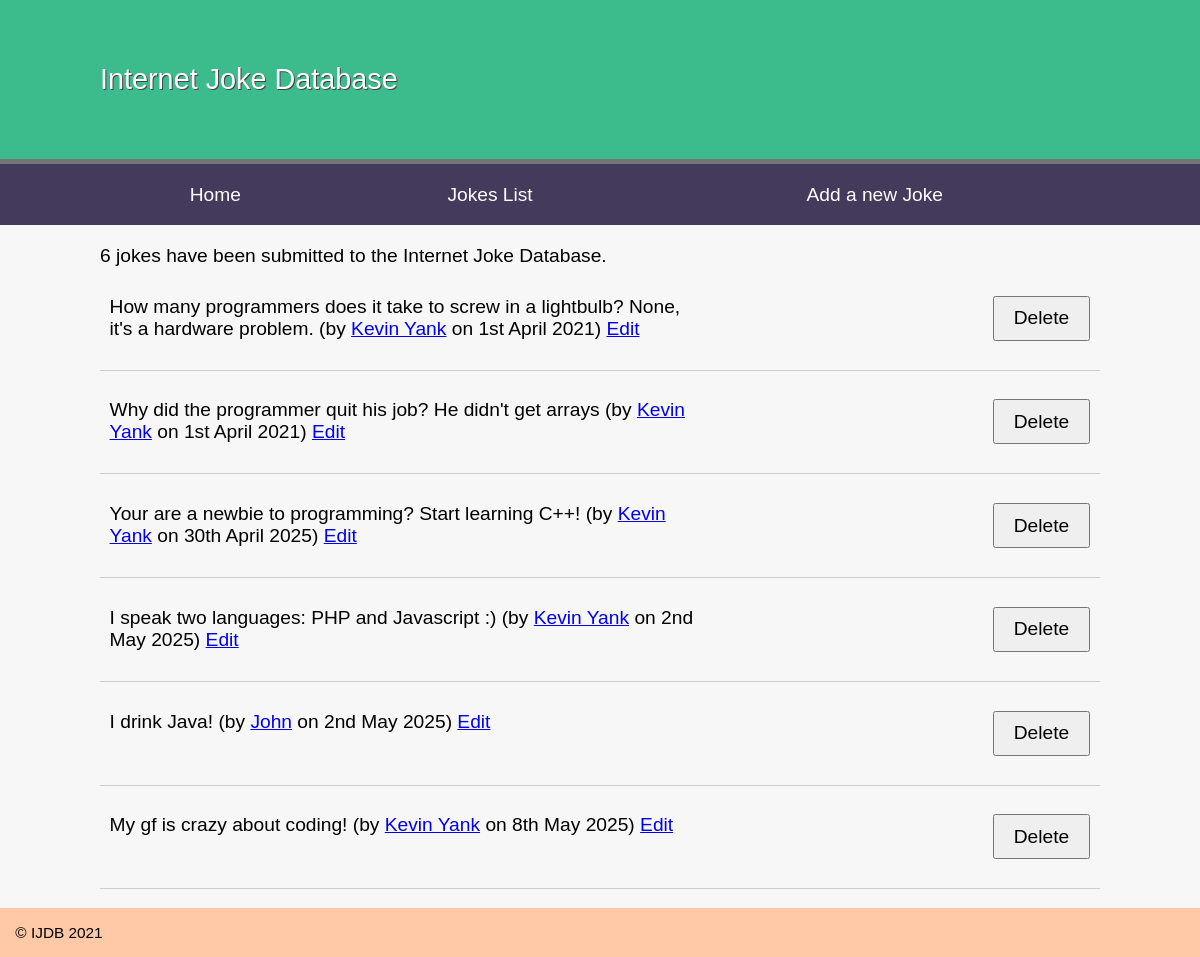
The app's page /oop_entry_point_template/public/index.php?action=list with its own data.
### tables this page shows
CREATE TABLE `joke` (
  `id` int(11) NOT NULL AUTO_INCREMENT,
  `joketext` text DEFAULT NULL,
  `jokedate` date NOT NULL,
  `authorid` int(11) DEFAULT NULL,
  PRIMARY KEY (`id`)
);

### oop_entry_point_template/public/index.php (called while the page is built, shortened)
<?php
function loadTemplate($templateFileName, $variables) {
    extract($variables);
    include  __DIR__ . '/../templates/' . $templateFileName;
    return ob_get_clean();
}
try {
    include __DIR__ . '/../includes/DatabaseConnection.php';
    include __DIR__ . '/../classes/DatabaseTable.php';
    include __DIR__ . '/../controllers/JokeController.php';
    $jokesTable = new DatabaseTable($pdo, 'joke', 'id');
    $authorsTable = new DatabaseTable($pdo, 'author', 'id');
    $jokeController = new JokeController($jokesTable, $authorsTable);
    $action = $_GET['action'] ?? 'home';
    $page = $jokeController->$action();
    $variables = $page['variables'] ?? [];
    $output = loadTemplate($page['template'], $variables);
} catch (PDOException $e) {
    $title = 'An error has occurred';
    $output = 'Database error: ' . $e->getMessage() . ' in ' .
    $e->getFile() . ':' . $e->getLine();
}
include  __DIR__ . '/../templates/layout.html.php';

### oop_entry_point_template/controllers/JokeController.php (called while the page is built, shortened)
<?php
class JokeController {
	private $authorsTable;
    private $jokesTable;
    public function __construct(DatabaseTable $jokesTable, DatabaseTable $authorsTable) {
        $this->jokesTable = $jokesTable;
        $this->authorsTable = $authorsTable;
    }
	public function list() {
	    $result = $this->jokesTable->findAll();
	    $jokes = [];
	    foreach ($result as $joke) {
	        $author = $this->authorsTable->find('id', $joke['authorid'])[0];
	        $jokes[] = [
	            'id' => $joke['id'],
	            'joketext' => $joke['joketext'],
	            'jokedate' => $joke['jokedate'],
	            'name' => $author['name'],
	            'email' => $author['email']
	        ];
	    }
	    $title = 'Joke list';
	    $totalJokes = $this->jokesTable->total();
	    return ['template' => 'jokes.html.php',
		    'title' => $title,
		    'variables' => [
		        'totalJokes' => $totalJokes,
		        'jokes' => $jokes
		    ]
		];
	}
}

### oop_entry_point_template/classes/DatabaseTable.php (called while the page is built, shortened)
<?php
class DatabaseTable {
    public function find($field, $value) {
        $query = 'SELECT * FROM `' . $this->table . '` WHERE `' . $field . '` = :value';
        $values = [
            'value' => $value
        ];
        $stmt = $this->pdo->prepare($query);
        $stmt->execute($values);
        return $stmt->fetchAll();
    }
    public function findAll() {
        $stmt = $this->pdo->prepare('SELECT * FROM `' . $this->table . '`');
        $stmt->execute();
        return $stmt->fetchAll();
    }
    public function total() {
        $stmt = $this->pdo->prepare('SELECT COUNT(*) FROM `' . $this->table . '`');
        $stmt->execute();
        $row = $stmt->fetch();
        return $row[0];
    }
}

### oop_entry_point_template/templates/jokes.html.php (the view, shortened to what this page needs)
<p><?=$totalJokes?> jokes have been submitted to the Internet Joke Database.</p>
<?php foreach ($jokes as $joke): ?>
<blockquote>
  <p>
  <?=htmlspecialchars($joke['joketext'], ENT_QUOTES, 'UTF-8')?>
  (by <a href="mailto:<?=htmlspecialchars($joke['email'], ENT_QUOTES, 'UTF-8'); ?>">
  <?=htmlspecialchars($joke['name'], ENT_QUOTES, 'UTF-8'); ?></a> on
<?php
$date = new DateTime($joke['jokedate']);
echo $date->format('jS F Y');
?>)
  <a href="index.php?action=edit&id=<?=$joke['id']?>">Edit</a>
  <form action="index.php?action=delete" method="post">
    <input type="submit" value="Delete">
  </form>
  </p>
</blockquote>
<?php endforeach; ?>

### oop_entry_point_template/templates/layout.html.php (shortened to what this page needs)
<!doctype html>
<html>
  <head>
    <link rel="stylesheet" href="jokes.css">
  </head>
  <body>
  <nav>
    <header>
      <h1>Internet Joke Database</h1>
    </header>
    <ul>
      <li><a href="index.php">Home</a></li>
      <li><a href="index.php?action=list">Jokes List</a></li>
      <li><a href="index.php?action=edit">Add a new Joke</a></li>
    </ul>
  </nav>
  <main>
  <?=$output?>
  </main>
  <footer>
  &copy; IJDB 2021
  </footer>
  </body>
</html>

### oop_entry_point_template/public/jokes.css (style rules this page uses)
* { margin: 0; padding: 0; }
body { font-family: Arial, Helvetica, Sans-serif; }
header { display: block; background-color: #3cbc8d; padding: 20px; border-bottom: 5px solid #757575; }
h1 { font-weight: normal; padding: 1.5em; color: white; text-shadow: 1px 1px 0px #444; width: 1000px; margin: auto; }
nav { background-color: #443A5C; }
nav a { color: white; text-decoration: none; }
nav ul { display: table; width: 1000px; margin: auto; }
nav li { display: table-cell; text-align: center; padding: 1em; }
main { overflow: auto; min-height: 30vh; background-color: #f7f7f7; width: 1000px; margin: auto; box-shadow: -1000px 0 0 #f7f7f7, 1000px 0 0 #f7f7f7; padding-top: 20px; }
footer { padding: 1em; background-color: #FFC9A7 ; font-size: 0.8em; }
p { margin-bottom: 1em; }
body { font-size: 1.2em; font-family: arial, helvetica, sans-serif }
input, label, select, textarea { float: left; width: 15em; margin-bottom: 1em; padding: 0.5em; }
input[type="submit"] { margin-left: 15em; width: auto; padding: 0.5em 1em; clear: both; font-size: 1em; }
form { overflow: auto; clear: both; display: block; }
blockquote { display: table; margin-bottom: 1em; border-bottom: 1px solid #ccc; padding: 0.5em; }
blockquote p { display: table-cell; width: 90%; vertical-align: top; }
blockquote form { display: table-cell; width: 10%; }

### records on screen
joke: joketext "Why did the programmer quit his job? He didn't get arrays", name "Kevin Yank", jokedate "1st April 2021"
joke: joketext "Your are a newbie to programming? Start learning C++!", name "Kevin Yank", jokedate "30th April 2025"
joke: joketext "I speak two languages: PHP and Javascript :)", name "Kevin Yank", jokedate "2nd May 2025"
joke: joketext "I drink Java!", name "John", jokedate "2nd May 2025"
joke: joketext "My gf is crazy about coding!", name "Kevin Yank", jokedate "8th May 2025"

### other values on screen
$totalJokes "6"
$joke['joketext'] "How many programmers does it take to screw in a lightbulb? None, it's a hardware problem."
$joke['name'] "Kevin Yank"
$date->format('jS F Y') "1st April 2021"
